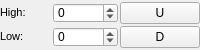
       <widget class="QWidget" name="WdgLpanel_7" native="true">
        <property name="minimumSize">
         <size>
          <width>100</width>
          <height>50</height>
         </size>
        </property>
        <property name="maximumSize">
         <size>
          <width>16777215</width>
          <height>50</height>
         </size>
        </property>
        <layout class="QGridLayout" name="gridLayout_15">
         <property name="horizontalSpacing">
          <number>2</number>
         </property>
         <property name="verticalSpacing">
          <number>0</number>
         </property>
         <property name="margin">
          <number>0</number>
         </property>
         <item row="1" column="1">
          <widget class="QSpinBox" name="sbVarLowFreq">
           <property name="minimumSize">
            <size>
             <width>45</width>
             <height>20</height>
            </size>
           </property>
           <property name="maximumSize">
            <size>
             <width>16777215</width>
             <height>20</height>
            </size>
           </property>
           <property name="toolTip">
            <string>Filter Low Frequency</string>
           </property>
           <property name="minimum">
            <number>-15000</number>
           </property>
           <property name="maximum">
            <number>15000</number>
           </property>
          </widget>
         </item>
         <item row="0" column="1">
          <widget class="QSpinBox" name="sbVarHighFreq">
           <property name="minimumSize">
            <size>
             <width>45</width>
             <height>20</height>
            </size>
           </property>
           <property name="maximumSize">
            <size>
             <width>16777215</width>
             <height>20</height>
            </size>
           </property>
           <property name="toolTip">
            <string>Filter High Frequency</string>
           </property>
           <property name="minimum">
            <number>-15000</number>
           </property>
           <property name="maximum">
            <number>15000</number>
           </property>
          </widget>
         </item>
         <item row="0" column="0">
          <widget class="QLabel" name="label_18">
           <property name="text">
            <string>&lt;!DOCTYPE HTML PUBLIC &quot;-//W3C//DTD HTML 4.0//EN&quot; &quot;http://www.w3.org/TR/REC-html40/strict.dtd&quot;&gt;
&lt;html&gt;&lt;head&gt;&lt;meta name=&quot;qrichtext&quot; content=&quot;1&quot; /&gt;&lt;style type=&quot;text/css&quot;&gt;
p, li { white-space: pre-wrap; }
&lt;/style&gt;&lt;/head&gt;&lt;body style=&quot; font-family:'MS Shell Dlg 2'; font-size:8.25pt; font-weight:400; font-style:normal;&quot;&gt;
&lt;p style=&quot; margin-top:0px; margin-bottom:0px; margin-left:0px; margin-right:0px; -qt-block-indent:0; text-indent:0px;&quot;&gt;&lt;span style=&quot; font-size:8pt;&quot;&gt;High:  &lt;/span&gt;&lt;/p&gt;&lt;/body&gt;&lt;/html&gt;</string>
           </property>
          </widget>
         </item>
         <item row="1" column="0">
          <widget class="QLabel" name="label_19">
           <property name="text">
            <string>&lt;!DOCTYPE HTML PUBLIC &quot;-//W3C//DTD HTML 4.0//EN&quot; &quot;http://www.w3.org/TR/REC-html40/strict.dtd&quot;&gt;
&lt;html&gt;&lt;head&gt;&lt;meta name=&quot;qrichtext&quot; content=&quot;1&quot; /&gt;&lt;style type=&quot;text/css&quot;&gt;
p, li { white-space: pre-wrap; }
&lt;/style&gt;&lt;/head&gt;&lt;body style=&quot; font-family:'MS Shell Dlg 2'; font-size:8.25pt; font-weight:400; font-style:normal;&quot;&gt;
&lt;p style=&quot; margin-top:0px; margin-bottom:0px; margin-left:0px; margin-right:0px; -qt-block-indent:0; text-indent:0px;&quot;&gt;&lt;span style=&quot; font-size:8pt;&quot;&gt;Low:  &lt;/span&gt;&lt;/p&gt;&lt;/body&gt;&lt;/html&gt;</string>
           </property>
          </widget>
         </item>
         <item row="0" column="2">
          <widget class="QPushButton" name="pbMemUpFreq">
           <property name="minimumSize">
            <size>
             <width>18</width>
             <height>16</height>
            </size>
           </property>
           <property name="text">
            <string>U</string>
           </property>
          </widget>
         </item>
         <item row="1" column="2">
          <widget class="QPushButton" name="pbMemDownFreq">
           <property name="minimumSize">
            <size>
             <width>0</width>
             <height>16</height>
            </size>
           </property>
           <property name="text">
            <string>D</string>
           </property>
          </widget>
         </item>
        </layout>
       </widget>
